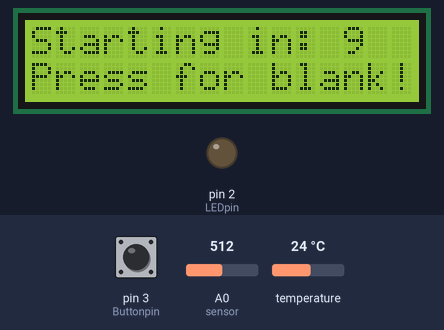
This sketch was run on a simulated Arduino Uno, built with avr-gcc and run on an emulated ATmega328P. Shown: 16×2 character LCD, output pins drawn as LEDs (lit = HIGH). The inputs (shaded band) are chosen by the test bench; at power-on: temperature 24 °C, pin 3 (Buttonpin) LOW, A0 (sensor) = 512. What the sketch prints to the serial monitor is not drawn.

Above: at 1.4 s.
At 13.8 s:
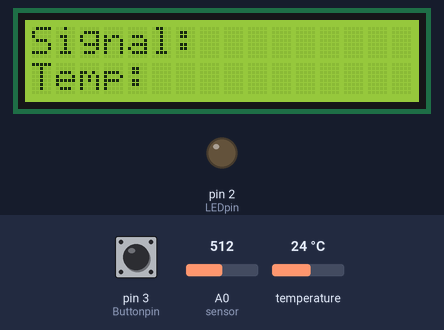
15.5 s: temperature set to 12 °C
At 18.7 s:
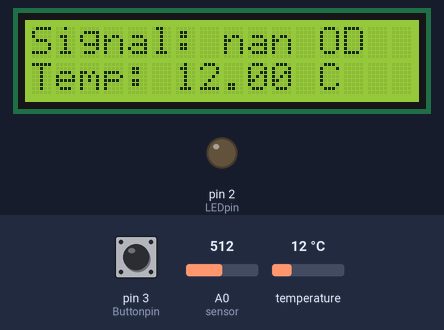
23.9 s: temperature set to 19 °C
At 25.9 s:
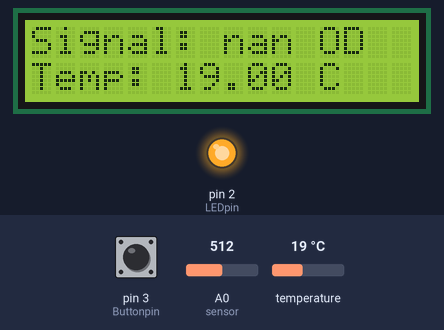
27.0 s: temperature set to 28 °C
At 32.3 s:
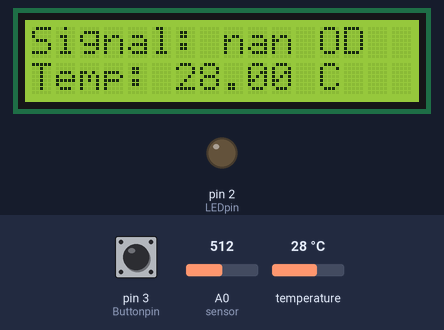
Timing chart, 0 to 37.0 s (numbered marks = the images above; inputs shaded):
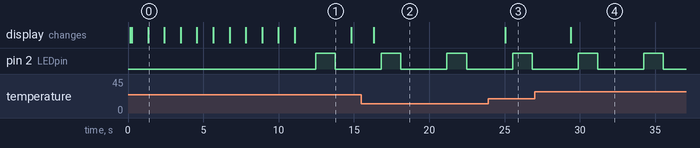

Measured:
- after the input at 15.5 s, the display: changes after 0.82 s (image 2)
- after the input at 23.9 s, the display: changes after 1.1 s (image 3)
- after the input at 27.0 s, the display: changes after 2.4 s (image 4)
- by itself, pin 2 (LEDpin): alternates HIGH for 1.3 s and LOW for 3.1 s
- what the display in image 1 shows lasts 3.7 s, from 11.1 s to 14.8 s

The sketch:

river_v1.ino
```cpp
#include <OneWire.h>
#define ONE_WIRE_BUS 4
#include <DallasTemperature.h>
#include <Wire.h>
#include <LiquidCrystal_I2C.h>
// Set the LCD address to 0x27 for a 16 chars and 2 line display
LiquidCrystal_I2C lcd(0x3F, 16, 2);
OneWire oneWire(ONE_WIRE_BUS);
DallasTemperature sensors(&oneWire);

float darksig = 0;
float lightsig = 0;
float total_signal = 0;
float total = 0;
float temp = 0;
float blank = 0;
float blanksignal = 0;

bool blanked = false;

int sensor = A0;  // output pin of OPT101 attached to Analog 0
int LEDpin = 2;    // LED + attached to D2
int Buttonpin = 3; // Button attached to D3
int buttonState = 0;

int counter = 0;

void setup() {
  pinMode(Buttonpin, INPUT);
  Serial.begin(115200);
  delay(100);
  // initialize the LCD
  lcd.begin();
  // Turn on the blacklight and print a message.
  lcd.backlight();
  counter = 10;
  for (int dummy = 0; dummy < 10; dummy++)
  {

    buttonState = digitalRead(Buttonpin);
    if (buttonState == HIGH){
      counter = 20;
      for (int dummy = 0; dummy < 10; dummy++){
        lcd.setCursor(0, 0);
        lcd.print("                            ");
        lcd.setCursor(0, 1);
        lcd.print("                            ");
        lcd.setCursor(0, 0);
        lcd.print("Done in: ");
        lcd.print(counter);
        lcd.setCursor(0, 1);
        lcd.print("Blanking...");
        blanksignal = ODblank(1);
        blank = blank + blanksignal;

        counter = abs(counter - 1);
      }
      blanked = true;
      break;
    }

    lcd.setCursor(0, 0);
    lcd.print("                            ");
    lcd.setCursor(0, 1);
    lcd.print("                            ");

    lcd.setCursor(0, 0);
    lcd.print("Starting in: ");
    lcd.print(counter);
    counter = abs(counter - 1);
    lcd.setCursor(0, 1);
    lcd.print("Press for blank!");
    delay(1000);
  }
  lcd.setCursor(0, 0);
  lcd.print("                                  ");
  lcd.setCursor(0, 0);
  lcd.print("Signal: ");

  lcd.setCursor(0, 1);
  lcd.print("                                  ");
  lcd.setCursor(0, 1);
  lcd.print("Temp: ");

  pinMode (2, OUTPUT); //for cell 1 LED
  delay(1000);
}

void loop() {
  delay(100);

  ODmeasurement(1);
  Serial.print(',');
  TEMPmeasurement();
  Serial.print('\n');

  delay(100);
}

float ODblank(int multiplier) {
  darksig = 0;
  digitalWrite(LEDpin, LOW); //ensures cell 1 LED is off!!!!
  for (int dummy = 0; dummy < multiplier; dummy++)
  {
    delay(100);
    darksig = abs(darksig + analogRead(sensor));
    delay(100);
  }
  delay(100);

  lightsig = 0;
  digitalWrite(LEDpin, HIGH); //turns exp LED on
  delay(1000);
  for (int dummy = 0; dummy < multiplier; dummy++)
  {
    delay(100);
    lightsig = (lightsig + analogRead(sensor));
    delay(100);
  }
  delay(100);
  digitalWrite(LEDpin, LOW); //ensures cell 1 LED is off!!!!
  delay(1000);

  total_signal = abs(lightsig - darksig)/multiplier;
  return total_signal;
}

void ODmeasurement(int multiplier) {
  darksig = 0;
  digitalWrite(LEDpin, LOW); //ensures cell 1 LED is off!!!!
  for (int dummy = 0; dummy < multiplier; dummy++)
  {
    delay(100);
    darksig = abs(darksig + analogRead(sensor));
    delay(100);
  }
  delay(100);

  lightsig = 0;
  digitalWrite(LEDpin, HIGH); //turns exp LED on
  delay(1000);
  for (int dummy = 0; dummy < multiplier; dummy++)
  {
    delay(100);
    lightsig = (lightsig + analogRead(sensor));
    delay(100);
  }
  delay(100);
  digitalWrite(LEDpin, LOW); //ensures cell 1 LED is off!!!!
  delay(1000);

  total_signal = abs(lightsig - darksig);


  lcd.setCursor(0, 0);
  lcd.print("                                  ");
  lcd.setCursor(0, 0);
  lcd.print("Signal: ");
  if(blanked = true){
    total = -log10(total_signal/(blank*multiplier));
    lcd.print(total);
    lcd.print(" OD");
    delay(100);
    Serial.print(total);
  }
  else {
    lcd.print(total_signal);
    delay(100);
    Serial.print(total_signal);
  }


  delay(100);
  Serial.print(total);
}

void TEMPmeasurement()
{
  delay(500) ;
  sensors.requestTemperatures(); // Send the command to get temperature readings
  temp = sensors.getTempCByIndex(0);

  lcd.setCursor(0, 1);
  lcd.print("                                  ");
  lcd.setCursor(0, 1);
  lcd.print("Temp: ");
  lcd.print(temp);
  lcd.print(" C");
  Serial.print(temp);
}
```
